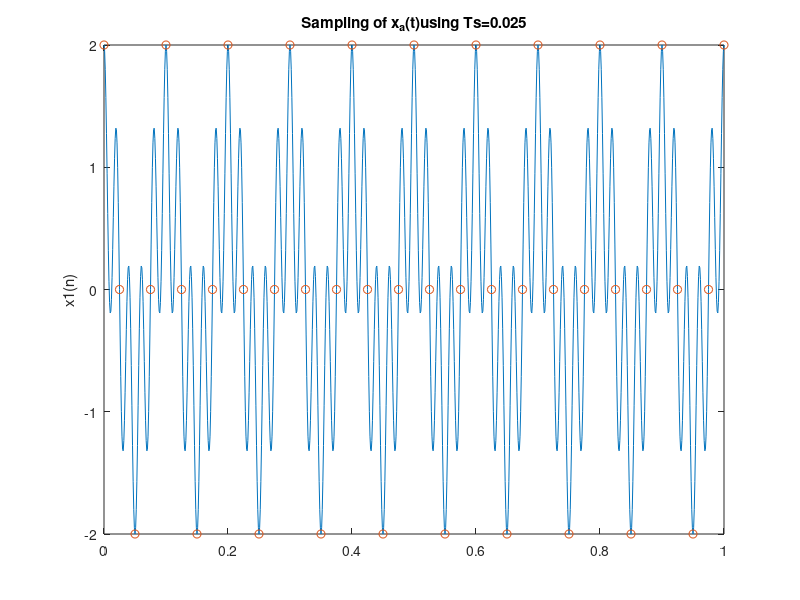

MATLAB code to generate this figure: (Note: this script raises an error after producing the figure.)
%Sampling

clc; clear all;

t=0:0.001:1;
Fs=40; % Ts=0.025

xa=cos(20*pi*t)+cos(100*pi*t);

Ts=0.025; N1=round(1/Ts); n1=0:N1;

x1=cos(20*pi*n1*Ts)+cos(100*pi*n1*Ts);
plot(t,xa,n1*Ts,x1,'o');axis([0,1,-2,2]);
ylabel('x1(n)'); title('Sampling of x_{a}(t)using Ts=0.025');



%Reconstruction

xa2=x1q*sinc(Fs*(ones(length(n1),1)*t-(n1*Ts)'*ones(1,length(t))));

sq_error= (xa-xa2).^2;
MSE= mean(sq_error);


SNR= 10*log10((A^2/2)/MSE)

figure
plot(t,xa)
hold on
plot(t,xa2,'r')
grid on
legend('Original','DAC Output')

quant_error= xa-xa2;
figure
plot(t,quant_error,'r')
